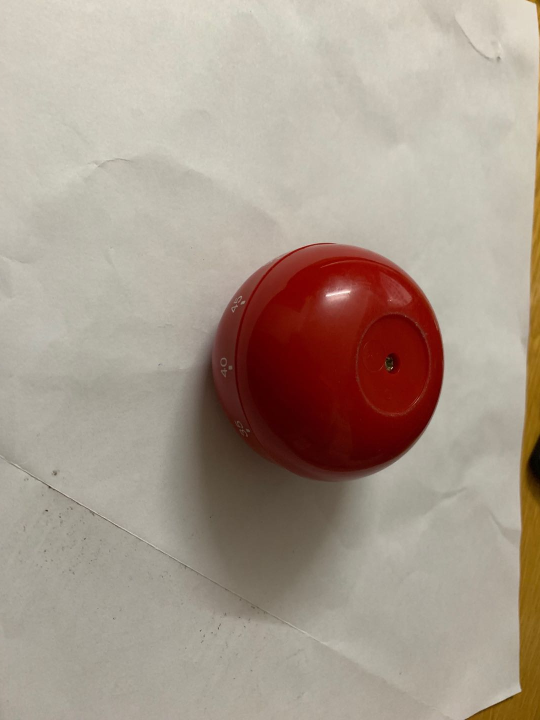
#> input picture 机器学习/7/1.jpg, 1080 x 1440 px (shown at 1/2 size)
$ python 2.py
#> lines starting #> are read from the running program, lines starting #| are printed output that depends on the picture
import cv2
import numpy as np

img1 = cv2.imread("1.jpg")
#> img1 is the input picture: shape (1440, 1080, 3); mean B, G, R 141.7, 154.6, 169.4
img2 = cv2.imread("2.jpg")
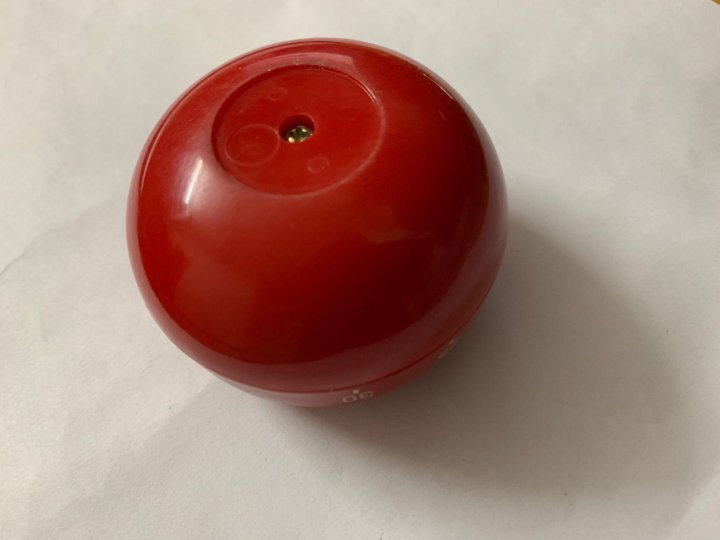
#> input picture 机器学习/7/2.jpg, 1440 x 1080 px (shown at 1/2 size)
#> img2 is the input picture: shape (1080, 1440, 3); mean B, G, R 123.3, 134.5, 167.4

ORB_DESC = cv2.ORB_create()  # 创建ORB实例
kpoint_1, descriptor_1 = ORB_DESC.detectAndCompute(img1, None)  # 用ORB算法检测并计算给定图像的关键点
#> kpoint_1 = 449 keypoints; strongest (x, y, size): (784, 735, 31), (783, 737, 31), (784, 736, 37.2), (780, 738, 31)
kpoint_2, descriptor_2 = ORB_DESC.detectAndCompute(img2, None)
#> kpoint_2 = 278 keypoints; strongest (x, y, size): (581, 278, 64.3), (580, 276, 44.6), (579, 276, 53.6), (578, 276, 37.2)
keyPointImg_1 = cv2.drawKeypoints(img1, kpoint_1, np.array([]), color=(255, 255, 255),
                                  flags=cv2.DRAW_MATCHES_FLAGS_DRAW_RICH_KEYPOINTS)
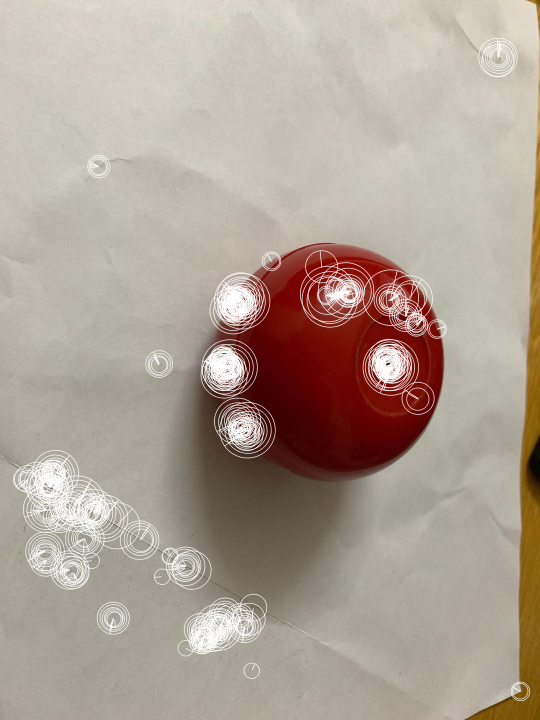
#> keyPointImg_1: shape (1440, 1080, 3) (shown at 1/2 size); mean B, G, R 148.6, 161, 174.3
keyPointImg_2 = cv2.drawKeypoints(img2, kpoint_2, np.array([]), color=(255, 255, 255),
                                  flags=cv2.DRAW_MATCHES_FLAGS_DRAW_RICH_KEYPOINTS)
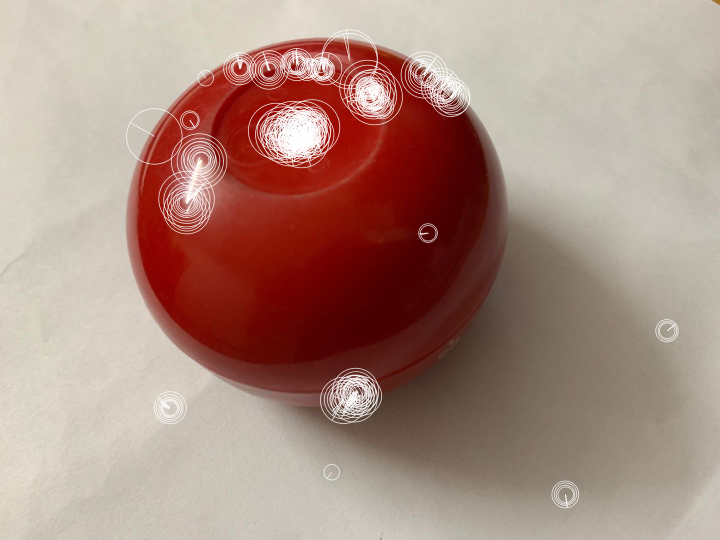
#> keyPointImg_2: shape (1080, 1440, 3) (shown at 1/2 size); mean B, G, R 129, 139.8, 170.3
matcher = cv2.BFMatcher(cv2.NORM_HAMMING)
matches = matcher.knnMatch(descriptor_1, descriptor_2, k=1)
#> matches = 449 matches
img3 = cv2.drawMatchesKnn(img1, kpoint_1, img2, kpoint_2, matches[:20], None)
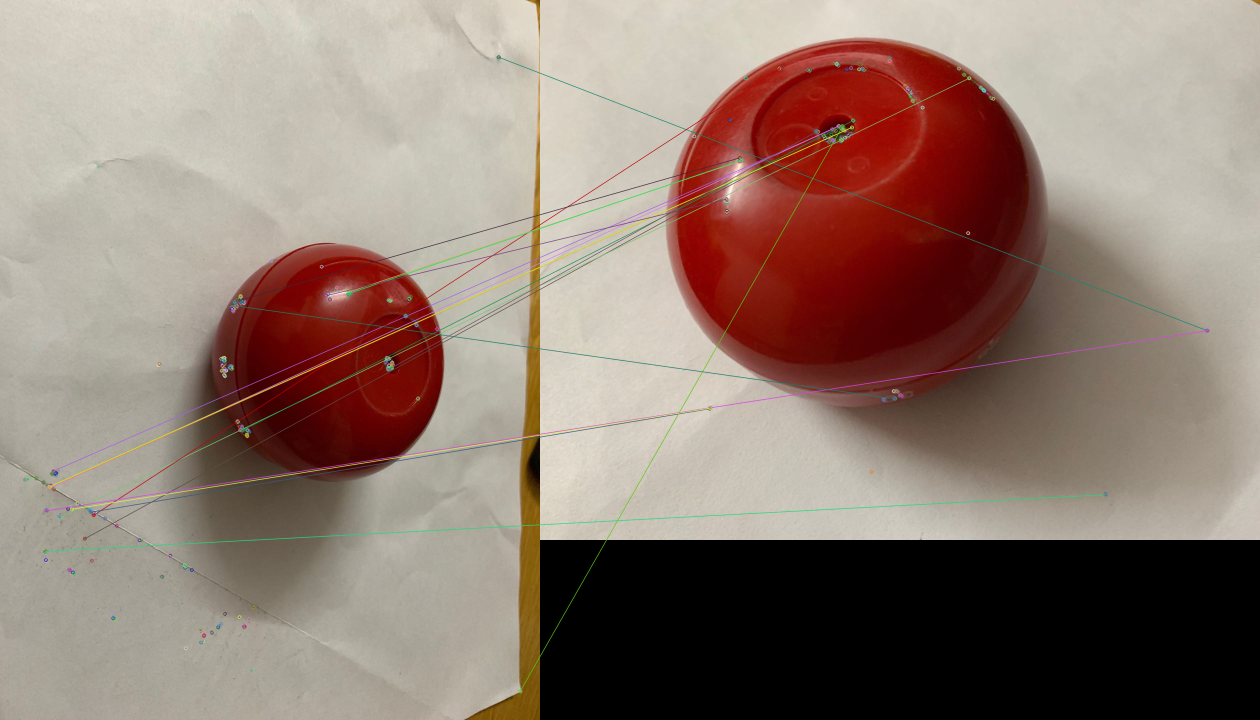
#> img3: shape (1440, 2520, 3) (shown at 1/2 size); mean B, G, R 113.7, 124.2, 144
cv2.namedWindow("1", 0)
cv2.namedWindow("2", 0)
cv2.namedWindow("3", 0)
cv2.resizeWindow('1', 600, 800)
cv2.resizeWindow('2', 800, 600)
cv2.resizeWindow('3', 1400, 2500)
cv2.imshow("1", keyPointImg_1)
cv2.imshow("2", keyPointImg_2)
cv2.imshow("3", img3)
cv2.waitKey(0)  # 等待用户的按键事件
cv2.destroyAllWindows()
